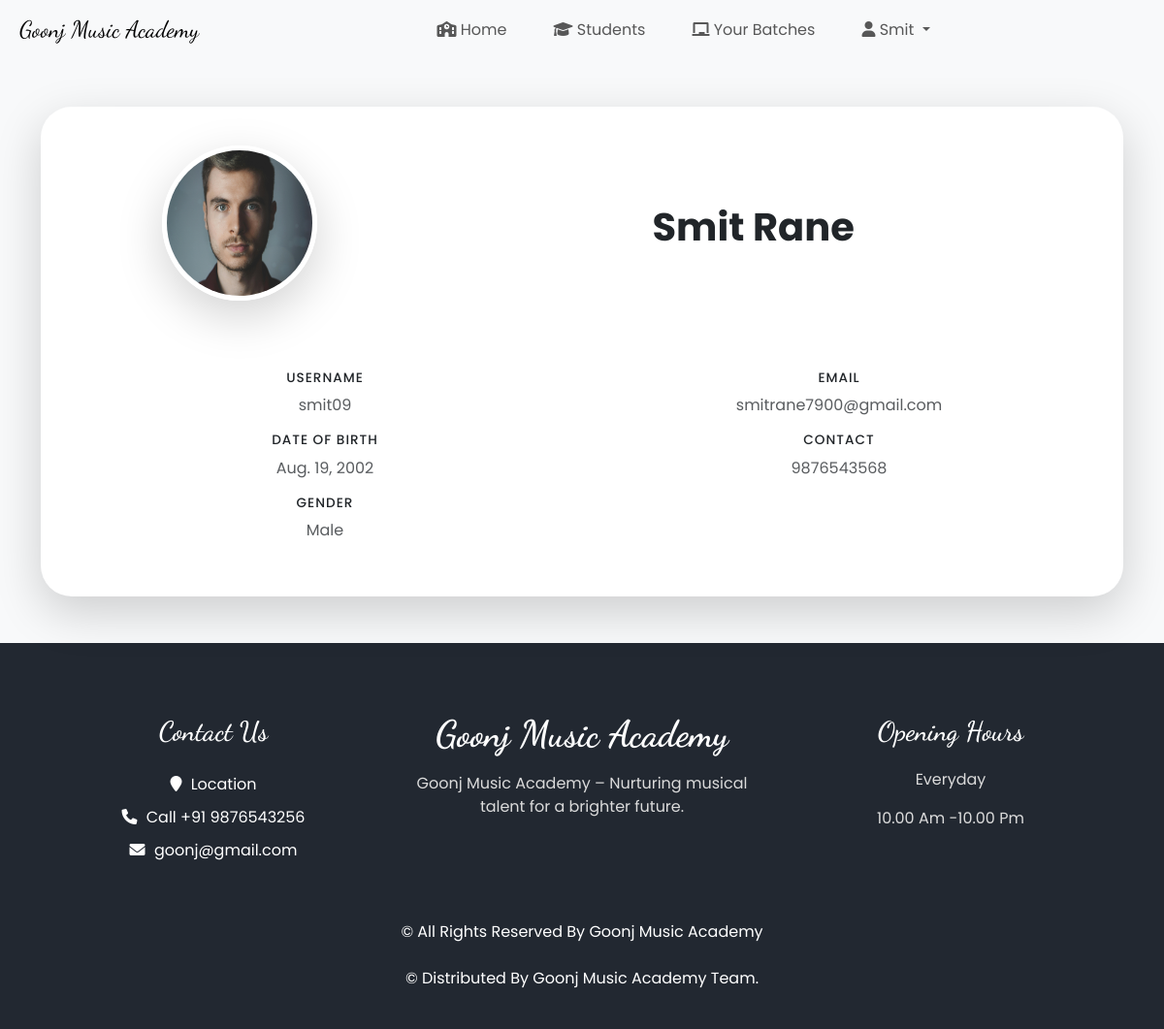
Screenshot of /student/1/ with the database file from the repository.
### account/models.py (models this page shows, shortened)
class CustomUser(AbstractUser):
    contact = models.CharField(
        max_length=10,
        blank=True,
        null=True,
        validators=[RegexValidator(r'^\d{10}$', 'Enter a valid 10-digit contact number')],
    )
    profile_picture = models.ImageField(upload_to='profile_pics/', null=True, blank=True)

class Student(CustomUser):  # Inherits from CustomUser
    dob = models.DateField()
    gender = models.CharField(
        max_length=10,
        choices=(('male', 'Male'), ('female', 'Female'), ('others', 'Others')),
    )
    primary_batch = models.ForeignKey(
        Batch,
        on_delete=models.SET_NULL,
        null=True,
        blank=True,
        related_name='primary_students',
        help_text="The main batch for this student"
    )  # Each student has one primary batch
    batches = models.ManyToManyField(
        Batch,
        related_name='students',
        blank=True,
        help_text="Other batches the student is part of"
    )  # Many-to-Many relationship with Batch
    courses = models.ManyToManyField(OnlineCourse, related_name='students', blank=True)
    class Meta:
        db_table = 'Student'
        db_table = 'Student'

### account/views.py (the view)
# urls.py: path('student/<int:student_id>/', views.student_profile, name='student_profile'),
def student_profile(request, student_id):
    student = get_object_or_404(Student, id=student_id)
    courses_count = OrderItem.objects.filter(
        order__student=student,
        online_course__isnull=False
    ).count() + OrderItem.objects.filter(
        order__student=student,
        offline_course__isnull=False
    ).count()
    profile_data = {
        'user': student,
        'dob': student.dob,
        'gender': student.get_gender_display(),
        'courses_count': courses_count,
    }
    return render(request, 'student_profile.html', profile_data)

### templates/student_profile.html (shortened to what this page needs)
{% extends "teacher_base.html" %}
{% block content %}
<div class="container mt-5 mb-5">
    <div class="card shadow-lg rounded-5 border-0">
        <div class="card-body position-relative text-white bg-gradient-to-r from-teal-600 via-green-500 to-lime-400">
            <div class="row align-items-center mb-5 position-relative">
                <div class="col-md-4 text-center">
                    <div class="profile-picture mb-4">
                        {% if user.profile_picture %}
                            <img src="{{ user.profile_picture.url }}" class="img-fluid rounded-circle shadow-lg" alt="Profile Picture" style="width: 160px; height: 160px;">
                        {% else %}
                            <img src="https://via.placeholder.com/160" class="img-fluid rounded-circle shadow-lg" alt="Profile Picture" style="width: 160px; height: 160px;">
                        {% endif %}
                    </div>
                </div>
                <div class="col-md-8">
                    <h2 class="mb-3 display-4 text-dark">{{ user.first_name|title }} {{ user.last_name|title }}</h2>
                </div>
            </div>
            <div class="row mt-4">
                <div class="col-md-6">
                    <div class="mb-3">
                        <h6 class="text-uppercase text-dark font-weight-bold">Username</h6>
                        <p class="text-muted">{{ user.username }}</p>
                    </div>
                    <div class="mb-3">
                        <h6 class="text-uppercase text-dark font-weight-bold">Date of Birth</h6>
                        <p class="text-muted">{{ dob|default:"N/A" }}</p>
                    </div>
                    <div class="mb-3">
                        <h6 class="text-uppercase text-dark font-weight-bold">Gender</h6>
                        <p class="text-muted">{{ gender|default:"N/A" }}</p>
                    </div>
                </div>
                <div class="col-md-6">
                    <div class="mb-3">
                        <h6 class="text-uppercase text-dark font-weight-bold">Email</h6>
                        <p class="text-muted">{{ user.email }}</p>
                    </div>
                    <div class="mb-3">
                        <h6 class="text-uppercase text-dark font-weight-bold">Contact</h6>
                        <p class="text-muted">{{ user.contact|default:"Not Provided" }}</p>
                    </div>
                </div>
            </div>
        </div>
    </div>
</div>
{% endblock content %}

### templates/teacher_base.html (shortened to what this page needs)
{% load static %}
<!DOCTYPE html>
<html lang="en">
<head>
  <link href="https://cdn.jsdelivr.net/npm/bootstrap@5.3.0-alpha1/dist/css/bootstrap.min.css" rel="stylesheet">
  <link href="https://cdnjs.cloudflare.com/ajax/libs/font-awesome/6.0.0-beta3/css/all.min.css" rel="stylesheet">
  <link href="https://cdn.jsdelivr.net/npm/bootstrap-icons/font/bootstrap-icons.css" rel="stylesheet">
  <link rel="stylesheet" href="{% static 'css/style.css' %}">
</head>
<body>
  {% block header %}
  <nav class="navbar navbar-expand-lg navbar-light bg-light sticky-top">
    <div class="container-fluid">
      <a class="navbar-brand ms-2" href="{% url 'teacher_index' %}">Goonj Music Academy</a>
      <div class="collapse navbar-collapse" id="navbarNav">
        <ul class="navbar-nav d-flex w-100 justify-content-center">
          <li class="nav-item mx-3">
            <a class="nav-link" href="{% url 'teacher_index' %}">
              <i class="fa-solid fa-school"></i> Home
            </a>
          </li>
          <li class="nav-item mx-3">
            <a class="nav-link" href="{% url 'view_enrolled_students' %}">
              <i class="fa-solid fa-graduation-cap"></i> Students
            </a>
          </li>
          <li class="nav-item mx-3">
            <a class="nav-link" href="{% url 'teacher_batches' %}">
              <i class="fa-solid fa-chalkboard"></i> Your Batches
            </a>
          </li>
          <li class="nav-item dropdown mx-3">
            {% if user.is_authenticated %}
            <a class="nav-link dropdown-toggle" href="#" id="userDropdown" role="button" data-bs-toggle="dropdown"
              aria-expanded="false">
              <i class="fas fa-user"></i> {{ user.first_name|capfirst }}
            </a>
            {% endif %}
          </li>
        </ul>
      </div>
    </div>
  </nav>
  {% endblock header %}
  {% block content %}
  {% endblock content %}
  {% block footer %}
  <footer class="footer_section">
    <div class="container">
      <div class="row">
        <div class="col-md-4 footer-col">
          <div class="footer_contact">
            <h4>
              Contact Us
            </h4>
            <div class="contact_link_box">
              <a href="">
                <i class="fa fa-map-marker" aria-hidden="true"></i>
                <span>
                  Location
                </span>
              </a>
              <a href="">
                <i class="fa fa-phone" aria-hidden="true"></i>
                <span>
                  Call +91 9876543256
                </span>
              </a>
              <a href="">
                <i class="fa fa-envelope" aria-hidden="true"></i>
                <span>
                  goonj@gmail.com
                </span>
              </a>
            </div>
          </div>
        </div>
        <div class="col-md-4 footer-col">
          <div class="footer_detail">
            <a href="" class="footer-logo">
              Goonj Music Academy
            </a>
            <p>
              Goonj Music Academy – Nurturing musical talent for a brighter future.
            </p>
          </div>
        </div>
        <div class="col-md-4 footer-col">
          <h4>
            Opening Hours
          </h4>
          <p>
            Everyday
          </p>
          <p>
            10.00 Am -10.00 Pm
          </p>
        </div>
      </div>
      <div class="footer-info">
        <p>
          &copy;  All Rights Reserved By
          <a href="https://html.design/">Goonj Music Academy</a><br><br>
          &copy;  Distributed By
          <a href="https://themewagon.com/" target="_blank">Goonj Music Academy Team.</a>
        </p>
      </div>
    </div>
  </footer>
  {% endblock footer %}
</body>
</html>

### static/css/style.css (style rules this page uses)
body { font-family: 'Poppins', sans-serif; }
.navbar-brand, .carousel-caption h3, .carousel-caption p, .carousel-caption .btn { font-family: 'Dancing Script', cursive; font-size: 1.5rem; }
a { color: inherit; text-decoration: none; }
.card-body { text-align: center; }
.display-4 { font-size: 3rem; }
.text-muted { color: #6c757d; }
.shadow-lg { box-shadow: 0px 10px 20px rgba(0, 0, 0, 0.1); }
.img-fluid { transition: transform 0.3s ease; border-radius: 15px; }
h2 { font-size: 2.5rem; }
.footer_section { background-color: #222831; color: #ffffff; padding: 75px 0 40px 0; text-align: center; }
.footer_section h4 { font-size: 28px; }
.footer_section h4, .footer_section .footer-logo { font-weight: 600; margin-bottom: 20px; font-family: 'Dancing Script', cursive; }
.footer_section p { color: #dbdbdb; }
.footer_section .footer-col { margin-bottom: 30px; }
.footer_section .footer_contact .contact_link_box { display: -webkit-box; display: -ms-flexbox; display: flex; -webkit-box-orient: vertical; -webkit-box-direction: normal; -ms-flex-direction: column; flex-direction: column; }
.footer_section .footer_contact .contact_link_box a { margin: 5px 0; color: #ffffff; }
.footer_section .footer_contact .contact_link_box a i { margin-right: 5px; }
.footer_section .footer-logo { display: block; font-weight: bold; font-size: 38px; line-height: 1; color: #ffffff; }
.footer_section .footer-info { text-align: center; margin-top: 25px; }
.footer_section .footer-info p { color: #ffffff; margin: 0; }
.footer_section .footer-info p a { color: inherit; }

### templates/student_profile.html (style rules this page uses)
body { font-family: 'Poppins', sans-serif; background-color: #f8f9fa; margin: 0; padding: 0; color: #333; }
.card { border-radius: 20px; box-shadow: 0 10px 30px rgba(0, 0, 0, 0.2); transition: transform 0.3s ease, box-shadow 0.3s ease; }
.card-body { padding: 40px; }
.profile-picture img { border: 5px solid white; }
.display-4 { font-size: 2.5rem; font-weight: 700; }
.text-uppercase { font-size: 0.85rem; letter-spacing: 1px; }
.text-muted { font-size: 1rem; }

### rows the page displays
CustomUser: first_name "Smit", profile_picture (picture), last_name "Rane", username "smit09", email "smitrane7900@gmail.com", contact "9876543568"
Student: dob "Aug. 19, 2002", gender "Male"
